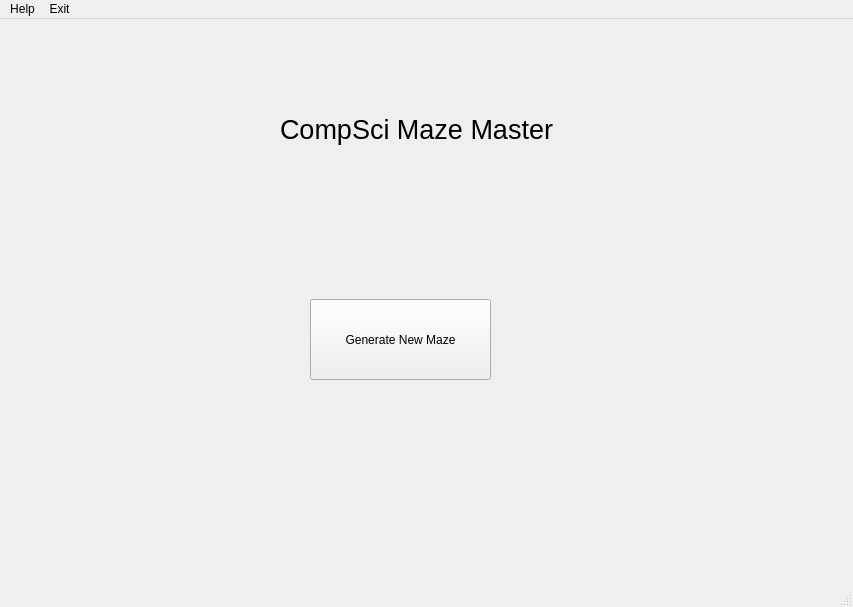
<?xml version="1.0" encoding="UTF-8"?>
<ui version="4.0">
 <class>MainMenu</class>
 <widget class="QMainWindow" name="MainMenu">
  <property name="geometry">
   <rect>
    <x>0</x>
    <y>0</y>
    <width>853</width>
    <height>607</height>
   </rect>
  </property>
  <property name="windowTitle">
   <string>MainWindow</string>
  </property>
  <widget class="QWidget" name="centralwidget">
   <widget class="QLabel" name="TitleLabel">
    <property name="geometry">
     <rect>
      <x>280</x>
      <y>60</y>
      <width>351</width>
      <height>101</height>
     </rect>
    </property>
    <property name="font">
     <font>
      <pointsize>20</pointsize>
     </font>
    </property>
    <property name="text">
     <string>CompSci Maze Master</string>
    </property>
   </widget>
   <widget class="QPushButton" name="StartButton">
    <property name="geometry">
     <rect>
      <x>310</x>
      <y>280</y>
      <width>181</width>
      <height>81</height>
     </rect>
    </property>
    <property name="text">
     <string>Generate New Maze</string>
    </property>
   </widget>
  </widget>
  <widget class="QMenuBar" name="menubar">
   <property name="geometry">
    <rect>
     <x>0</x>
     <y>0</y>
     <width>853</width>
     <height>21</height>
    </rect>
   </property>
   <widget class="QMenu" name="menuHelp">
    <property name="title">
     <string>Help</string>
    </property>
   </widget>
   <widget class="QMenu" name="menuExt">
    <property name="title">
     <string>Exit</string>
    </property>
   </widget>
   <addaction name="menuHelp"/>
   <addaction name="menuExt"/>
  </widget>
  <widget class="QStatusBar" name="statusbar"/>
 </widget>
 <resources/>
 <connections/>
</ui>
